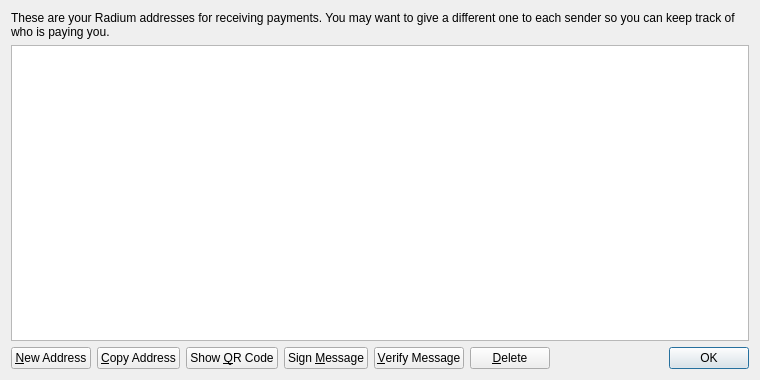
<?xml version="1.0" encoding="UTF-8"?>
<ui version="4.0">
 <class>AddressBookPage</class>
 <widget class="QWidget" name="AddressBookPage">
  <property name="geometry">
   <rect>
    <x>0</x>
    <y>0</y>
    <width>760</width>
    <height>380</height>
   </rect>
  </property>
  <property name="windowTitle">
   <string>Address Book</string>
  </property>
  <layout class="QVBoxLayout" name="verticalLayout">
   <item>
    <widget class="QLabel" name="labelExplanation">
     <property name="text">
      <string>These are your Radium addresses for receiving payments. You may want to give a different one to each sender so you can keep track of who is paying you.</string>
     </property>
     <property name="textFormat">
      <enum>Qt::PlainText</enum>
     </property>
     <property name="wordWrap">
      <bool>true</bool>
     </property>
    </widget>
   </item>
   <item>
    <widget class="QTableView" name="tableView">
     <property name="contextMenuPolicy">
      <enum>Qt::CustomContextMenu</enum>
     </property>
     <property name="toolTip">
      <string>Double-click to edit address or label</string>
     </property>
     <property name="tabKeyNavigation">
      <bool>false</bool>
     </property>
     <property name="selectionMode">
      <enum>QAbstractItemView::SingleSelection</enum>
     </property>
     <property name="selectionBehavior">
      <enum>QAbstractItemView::SelectRows</enum>
     </property>
     <property name="sortingEnabled">
      <bool>true</bool>
     </property>
     <attribute name="verticalHeaderVisible">
      <bool>false</bool>
     </attribute>
    </widget>
   </item>
   <item>
    <layout class="QHBoxLayout" name="horizontalLayout">
     <item>
      <widget class="QPushButton" name="newAddressButton">
       <property name="toolTip">
        <string>Create a new address</string>
       </property>
       <property name="text">
        <string>&amp;New Address</string>
       </property>
      </widget>
     </item>
     <item>
      <widget class="QPushButton" name="copyToClipboard">
       <property name="toolTip">
        <string>Copy the currently selected address to the system clipboard</string>
       </property>
       <property name="text">
        <string>&amp;Copy Address</string>
       </property>
      </widget>
     </item>
     <item>
      <widget class="QPushButton" name="showQRCode">
       <property name="text">
        <string>Show &amp;QR Code</string>
       </property>
      </widget>
     </item>
     <item>
      <widget class="QPushButton" name="signMessage">
       <property name="toolTip">
        <string>Sign a message to prove you own a Radium address</string>
       </property>
       <property name="text">
        <string>Sign &amp;Message</string>
       </property>
      </widget>
     </item>
     <item>
      <widget class="QPushButton" name="verifyMessage">
       <property name="toolTip">
        <string>Verify a message to ensure it was signed with a specified Radium address</string>
       </property>
       <property name="text">
        <string>&amp;Verify Message</string>
       </property>
      </widget>
     </item>
     <item>
      <widget class="QPushButton" name="deleteButton">
       <property name="toolTip">
        <string>Delete the currently selected address from the list</string>
       </property>
       <property name="text">
        <string>&amp;Delete</string>
       </property>
      </widget>
     </item>
     <item>
      <spacer name="horizontalSpacer">
       <property name="orientation">
        <enum>Qt::Horizontal</enum>
       </property>
       <property name="sizeHint" stdset="0">
        <size>
         <width>40</width>
         <height>20</height>
        </size>
       </property>
      </spacer>
     </item>
     <item>
      <widget class="QDialogButtonBox" name="buttonBox">
       <property name="sizePolicy">
        <sizepolicy hsizetype="Maximum" vsizetype="Fixed">
         <horstretch>0</horstretch>
         <verstretch>0</verstretch>
        </sizepolicy>
       </property>
       <property name="standardButtons">
        <set>QDialogButtonBox::Ok</set>
       </property>
      </widget>
     </item>
    </layout>
   </item>
  </layout>
 </widget>
 <resources/>
 <connections/>
</ui>
